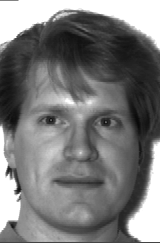
#> input picture K-Means/yalefaces_cropBackground/subject01.gif, 160 x 243 px; its folder holds 4 pictures in this run
$ python KMeans_initialization_fresh.py
#> lines starting #> are read from the running program, lines starting #| are printed output that depends on the picture
#%%
'exec(%matplotlib inline)'
import matplotlib.pyplot as plt
import numpy as np
import scipy as sp
import scipy.sparse.linalg as sla
import os
from PIL import Image

filepath = "./yalefaces_cropBackground/"
#Code to add .gif extension to files
# =============================================================================
# for filename in os.listdir(filepath):
#     src = filepath+''+filename
#     dst = src + '.gif'
#     os.rename(src, dst)
# =============================================================================

images=[]
#Read the images
for filename in os.listdir(filepath):
    img = np.array(plt.imread(filepath+filename))
#> img is the input picture: shape (243, 160, 4); mean R, G, B, A 122.3, 122.3, 122.3, 255
    imsize = img.shape
#> imsize = (243, 160, 4)
    img = img.flatten()  #Convert image to a vector
    images.append(img)
I=np.array(images)

R = imsize[0]
#> R = 243
C = imsize[1]
#> C = 160
N = I.shape[0]
#> N = 4

cluster_label = np.zeros(N) # Cluster to which each image belongs
#> cluster_label = [0, 0, 0, 0]

#%%
error_map = []
# Number of clusters : [2,10]
for K in range(2,11):

    for iteration in range(10):
        clusters = []
        # Allocate random clusters
        for i in range(K):
            clusters.append(I[np.random.randint(0,N-1)])
        clusters = np.array(clusters)

        # Associate cluster labels to each data point
        for i in range(N):
            error = 0
            min_error = 10**10
            for k in range(K):
                error = np.square(np.linalg.norm(I[i]-clusters[k]))
             #   print(str(k)+": "+str(error))
                if error<min_error:
                    min_error = error
                    cluster_label[i]=k
            #print("i = "+str(i)+": "+str(min_error)+" Label: "+str(cluster_label[i]))
        L=[]
        E=[]

        #Update Cluster Center
        for k in range(K):
            # Find all data points with Clluster_Label = k
            index = np.array(np.where(cluster_label==k)).flatten()
            L.append(index.size)
            sum_images=np.zeros((1,R*C*4))
            for i in index:
                sum_images += I[i]
            clusters[k] = np.divide(sum_images,len(index))

        # Calculating Errors for each iteration
        sum_errors=[]
        for k in range(K):

            sum1=0
            index = np.array(np.where(cluster_label==k)).flatten()
            for i in index:
                sum1 += np.divide(np.square(np.linalg.norm(I[i]-clusters[k])),10**6).round()
            if sum1==0:
                sum1=10**10
            sum_errors.append(sum1)

        print("-"*90)
        print("K: "+str(K))
        print("\nIteration: "+str(iteration+1)+" || " + str(L))
        print("Error: " + str(sum_errors))
        x=np.argmin(np.array(sum_errors))
        print("Best cluster: " +str(x+1))
        #error_map.append(sum_errors[x])
        for i in range(K):
            plt.subplot(1,K,i+1)
            plt.imshow(clusters[i].reshape(R,C,4))
            plt.xticks([])
            plt.yticks([])
            plt.show()
            plt.figure()
    error_map.append(sum_errors[x]*(10**6))
#> this loop made 9 passes
#> pass 1, `plt.show()`:
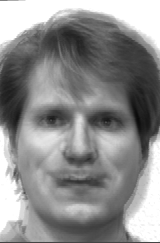
#> shown: shape (243, 160, 4); mean R, G, B, A 141.4, 141.4, 141.4, 255
#> pass 1, `plt.show()`:
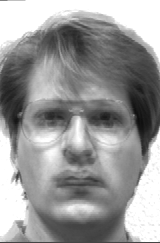
#> shown: shape (243, 160, 4); mean R, G, B, A 153.1, 153.1, 153.1, 255
#> pass 1, `plt.show()`:
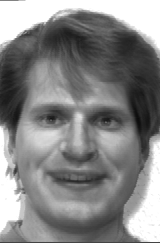
#> shown: shape (243, 160, 4); mean R, G, B, A 133.7, 133.7, 133.7, 255
#> pass 1, `plt.show()`:
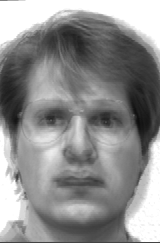
#> shown: shape (243, 160, 4); mean R, G, B, A 142.7, 142.7, 142.7, 255
#> pass 2, `plt.show()`:
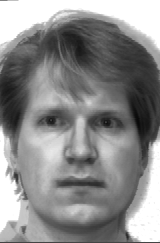
#> shown: shape (243, 160, 4); mean R, G, B, A 139.5, 139.5, 139.5, 255

#%%
plt.plot(range(2,11),error_map)
plt.xlabel("K")
plt.ylabel("Error")
plt.savefig('./Outputs/Error_Plot.jpg')
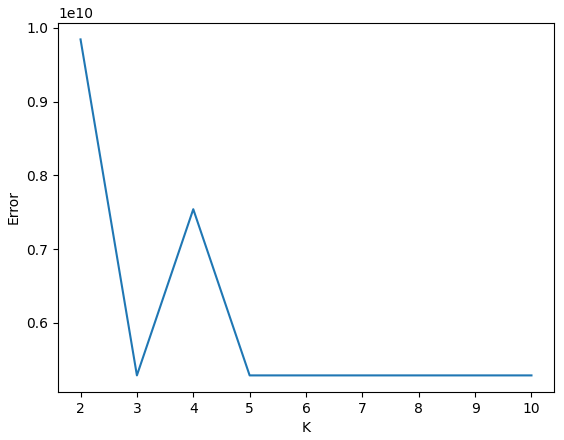
#> figure drawn by matplotlib, 1 panel
